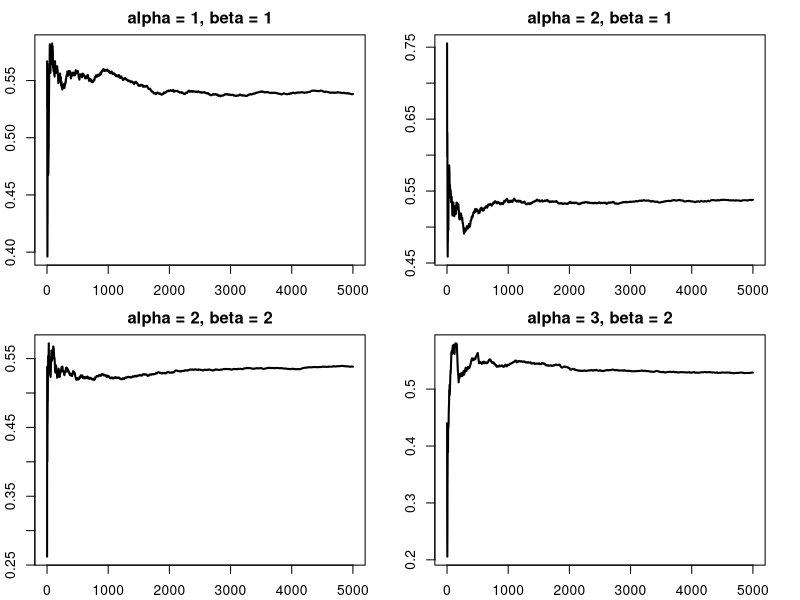
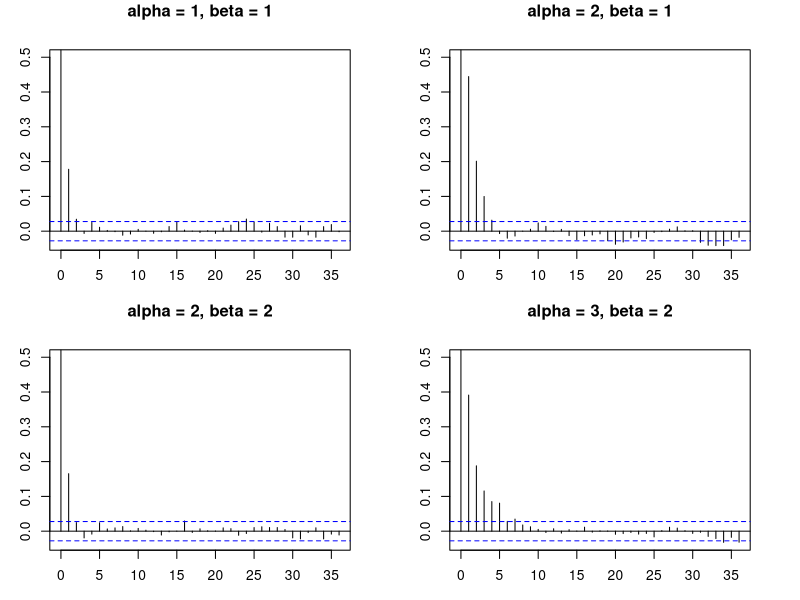
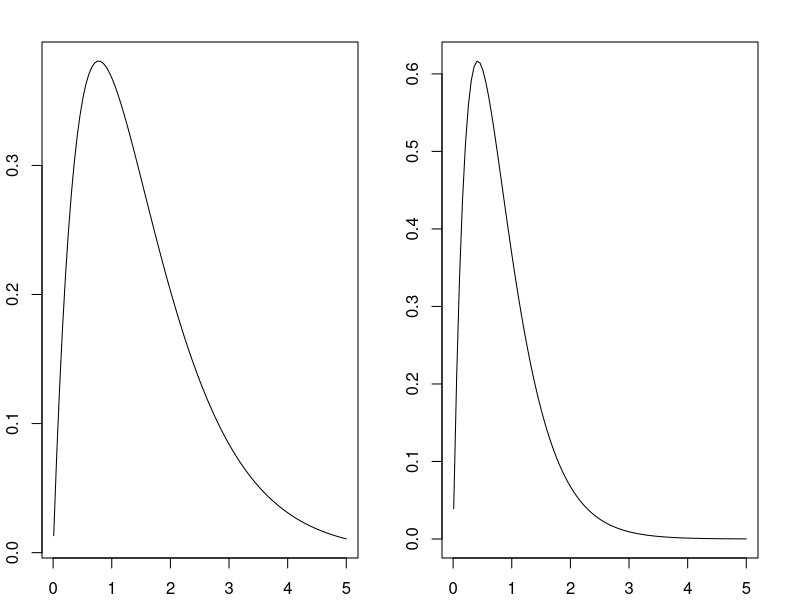
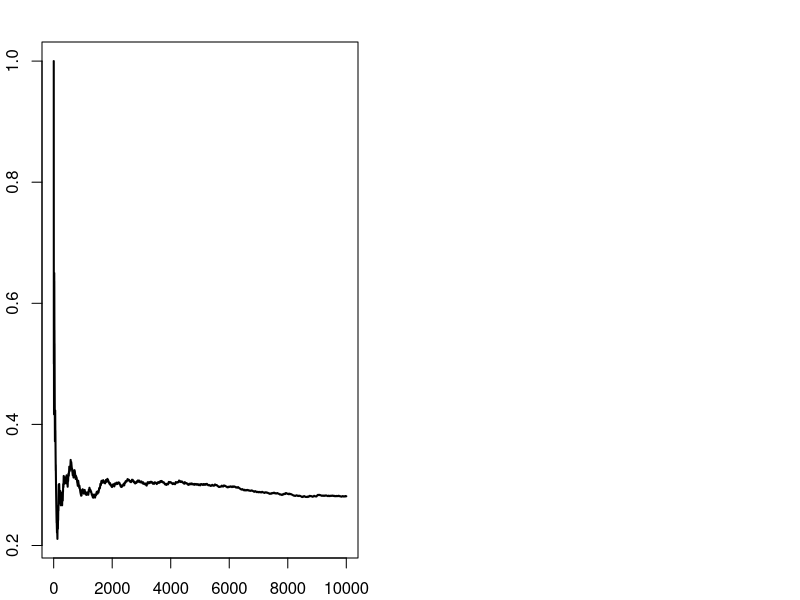
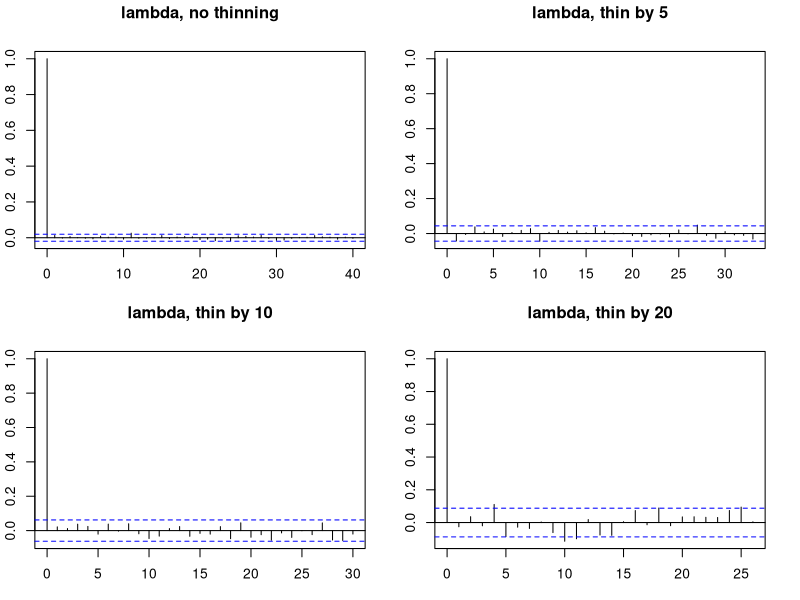
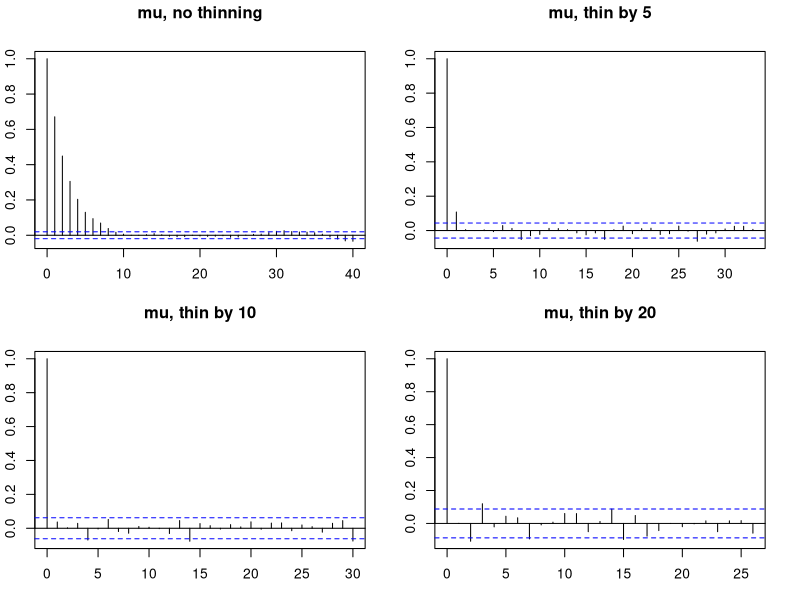

These figures' R source, in order:
## ---- chunk 1
require(MCMCpack, quietly = T)
## ---- chunk 2
Kumaraswamy <- function(x) { 2*2*x^(2-1)*(1-x^2)^(2-1) }

B <- 10000
xs <- ar <- rep(0, B)
ar <- vector("numeric", B)

Xs <- Ar <- list()

a <- c(1,2,2,3)
b <- c(1,1,2,2)

j = 2

for( j in 1:length(a)) {
	x  <- .5
	xs <- ar <- rep(0, B)
	set.seed(1218)
	for( i in 2:B){
		xstar	<- rbeta(1, a[j], b[j])
		rho <- (  Kumaraswamy(xstar) / Kumaraswamy(x)  ) * 
			( dbeta( x , a[j], b[j] )  /  dbeta( xstar, a[j], b[j] ) )
		rho <- min(1, rho )
	
		if ( runif(1) < rho ){ x <- xstar; ar[i] <- 1}
		xs[i] <- x }
	Xs[[j]] <- xs[-(1:(B/2))] 
	Ar[[j]] <- ar
	}

j = 4
 

par(mfrow=c(2,2) , mar=c(2.1,2.1,2.1,2.1) )
for(k in 1:4){ plot(cumsum(Xs[[k]] )/(1:(B/2)), type = 'l', 
	ylab = 'Running Mean', xlab = 'B', lwd = 2,
	main = paste0("alpha = ",a[k], ", beta = ",b[k]) ) }
 
unlist( sapply( Xs, geweke.diag )[1,] )
sapply( Ar, function(X) sum(X)/10000 ) 
## ---- chunk 3
par(mfrow=c(2,2) , mar= rep(3,4) )
for( k in 1:4){ acf(Xs[[k]], main = paste0("alpha = ",a[k], ", beta = ",b[k]), ylim = c(-.1/3,.5))}
## ---- chunk 4
fx <- function( Alpha, Beta, p, N ) { 
	( gamma(Alpha + Beta) / gamma( Alpha ))*
	p^(Alpha-1) * Alpha^(1-1)* exp( -Alpha * 1 )  }

gx <- function( Alpha, Beta, p, N ) { 
	( gamma(Alpha + Beta) / gamma( Beta))*
	(1-p)^(Beta-1) * Beta^(1-1)* exp( -Beta * 1 )  }
## ---- chunk 5
par(mfrow=c(1,2) , mar=c(2.1,2.1,2.1,2.1) )
curve( fx( x , 1 , .75 , 1 ) , from = .01 , to = 5 )
curve( gx( 1 , x , .75 , 1 ) , from = .01 , to = 5 )
## ---- chunk 6
fx <- function( Alpha, Beta, p, N ) { 
	( gamma(Alpha + Beta) / gamma( Alpha ))*
	p^(Alpha-1) * Alpha^(1-1)* exp(  Alpha * 1 )  }

gx <- function( Alpha, Beta, p, N ) { 
	( gamma(Alpha + Beta) / gamma( Beta))*
	(1-p)^(Beta-1) * Beta^(1-1)* exp(  Beta * 1 )  }
## ---- chunk 7
N <- 1
B <- 10000*2
xs <- ar <- rep(0, B)
ar <- vector("numeric", B)
Beta <- rep(NA,B); Beta[1] <- 1
Alpha <- rep(NA,B); Alpha[1] <- 1
p <- rep(NA,B); p[1] <- .2
As <- Bs <- rep(NA,B)
x <- rep(NA,B);x[1] <- 1


set.seed(1789)
for( i in 2:B){

	Astar	<- rgamma(1, 27, 100 )
	rho <- (  	fx(Astar, Beta[i-1], p[i-1], N ) / 
			fx( Alpha[i-1] , Beta[i-1], p[i-1], N )  ) * 
		(	dgamma( Alpha[i-1] , 3,3  )  /  dgamma( Astar,3, 3 ) )
	rho <- min(1, rho )
	
	Alpha[i] <- ifelse( runif(1) < rho ,  Astar , Alpha[i-1] )
 
	Bstar	<- rgamma(1, 100-27, 100 )
	rho <- (  	gx(Beta[i-1], Bstar, p[i-1], N ) / 
			gx( Alpha[i-1] , Beta[i-1], p[i-1], N )  ) * 
		(	dgamma( Beta[i-1] , 3,3  )  /  dgamma( Bstar,3, 3 ) )
	rho <- min(1, rho )
	
	Beta[i] <- ifelse( runif(1) < rho ,  Bstar , Beta[i-1] )

	Bs[i] <- Beta[i]

	p[i] <- rbeta(1, x[i-1] + Alpha[i] , N + Beta[i] - x[i-1] )
 	x[i] <- rbinom(1,N,p[i])
}

plot(cumsum( tail( x , B/2 ) )/(1:(B/2)), type = 'l', lwd = 2 )
## ---- chunk 8
rm(list = ls())
coup <- read.table("coupsd.txt",header = F); colnames(coup) <- "s"
#require(  "rmutil") 

B <- 20000

mu <- lambda <- s <- rep(NA, B )
mu[1] <- s[1] <- mean(coup$s)
lambda[1] <- (sd(coup$s))^(-1)
Ar <- rep(0,B)
pmu <- function(M, L, S ) { exp( (-L/(2*M^2)) * sum( ((S-M)^2)/S))}
n <- nrow(coup)
SD <- .1

set.seed(1980)
for( i in 2:B){

	mustar <- rnorm( 1, mu[1] , SD )
	rho <- (  	pmu( mustar, lambda[i-1], coup$s ) / 
			pmu( mu[i-1] , lambda[i-1],coup$s  )  ) * 
		(	dnorm( mu[i-1] , mu[1] , SD ) / dnorm( mustar,mu[1] , SD ) )
	rho <- min(1, rho )
	
	if( runif(1) < rho ){ mu[i] <- mustar; Ar[i] <- 1 } else {
		mu[i] <-  mu[i-1] }
 
	lambda[i] <- rgamma( 1 , n/2, (1/(2*(mu[i]^2))) * 
		sum( ((coup$s-mu[i]))^2/coup$s ) )

	#s[i] <- rinvgauss(  1 , mu[i]  , 1/lambda[i] )
}

mu<- tail(mu,10000)
lambda<- tail(lambda,10000)

par(mfrow=c(2,2) , mar=c(3.1,2.1,3.1,2.1) )
acf(lambda  , main = "lambda, no thinning")
acf(lambda[seq(1, length(lambda), 5) ] , main = "lambda, thin by 5")
acf(lambda[seq(1, length(lambda), 10)] , main = "lambda, thin by 10")
acf( lambda[seq(1, length(lambda), 20)] , main = "lambda, thin by 20")

length( lambda[seq(1, length(lambda), 5)] )
length( lambda[seq(1, length(lambda), 10)] )
 length( lambda[seq(1, length(lambda), 20)] )

par(mfrow=c(2,2) , mar=c(3.1,2.1,3.1,2.1) )
acf(mu , main = "mu, no thinning")
acf(mu[seq(1, length(mu), 5) ]  , main = "mu, thin by 5")
acf(mu[seq(1, length(mu), 10)] , main = "mu, thin by 10")
acf( mu[seq(1, length(mu), 20)] , main = "mu, thin by 20")
